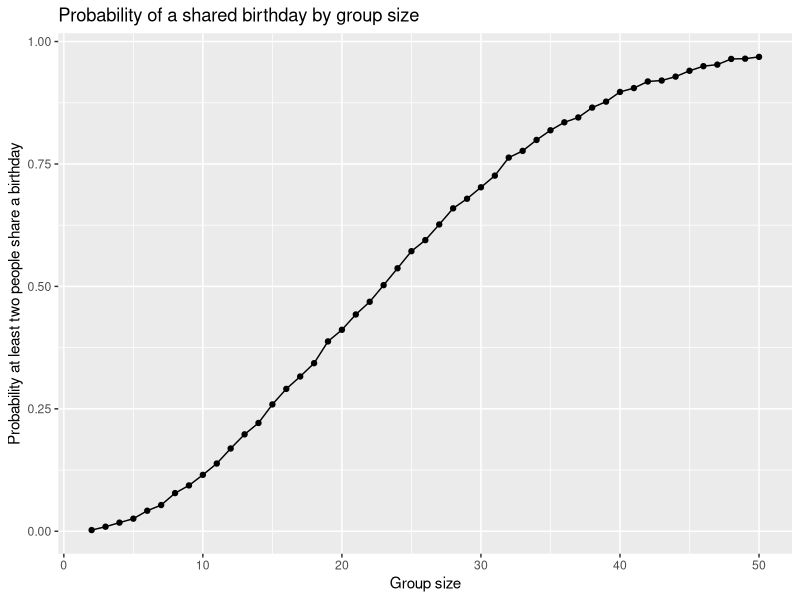

Generate this figure with R:
## ---- chunk 1
knitr::opts_chunk$set(echo = TRUE)
## ---- chunk 2
library(tidyverse)

knitr::opts_chunk$set(
  echo = TRUE,
  fig.width = 6,
  fig.asp = 0.6,
  out.width = "90%"
)
##This loads all of the initial information and tidyverse
## ---- chunk 3
bday_sim = function(n_room) {
  birthdays = sample(1:365, n_room, replace = TRUE)
  repeated_bday = length(unique(birthdays)) < n_room
  repeated_bday
}
## ---- chunk 4
bday_sim_results = 
  expand_grid(
    group_size = 2:50,
    iter = 1:10000
  ) |> 
  mutate(
    shared_bday = map_lgl(group_size, bday_sim)
  ) |> 
  group_by(group_size) |> 
  summarize(
    prob_shared = mean(shared_bday)
  )
## ---- chunk 5
bday_sim_results |> 
  ggplot(aes(x = group_size, y = prob_shared)) + 
  geom_point() + 
  geom_line() + 
  labs(
    title = "Probability of a shared birthday by group size",
    x = "Group size",
    y = "Probability at least two people share a birthday"
  )
